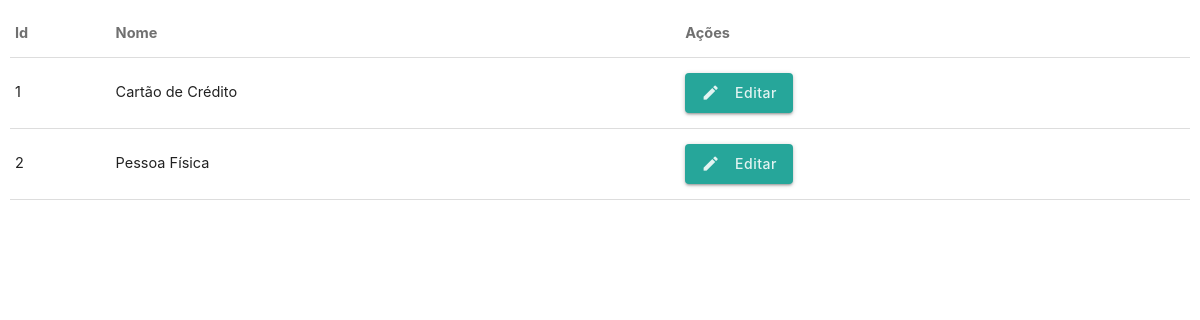
The page /categoria/ on the database as committed earlier.
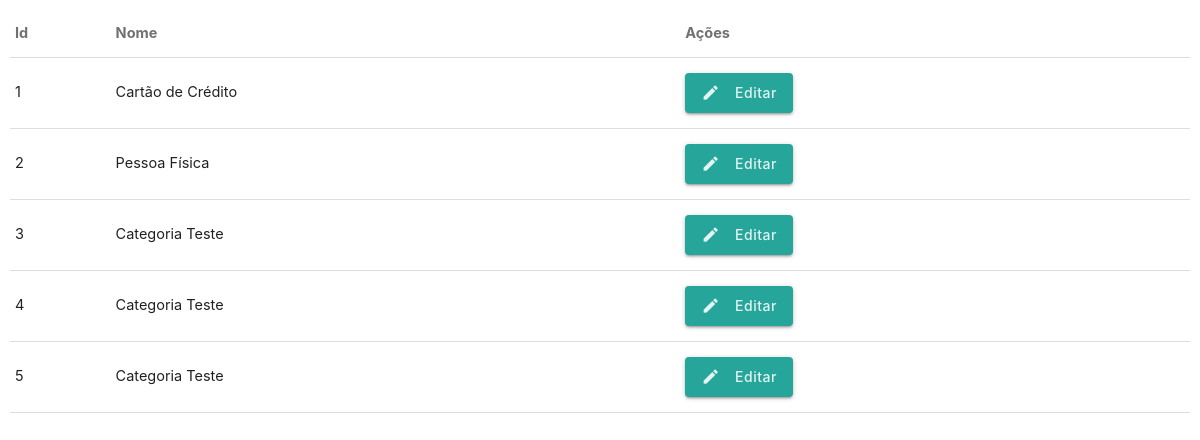
The same page on the database as committed later.
### fluxo/models.py (models this page shows, shortened)
class Categoria(models.Model):
    nome = models.CharField(max_length=150)
    class Meta:
        db_table = 'categoria'

### fluxo/views.py (the view)
# urls.py: path('categoria/', views.select_categoria),
def select_categoria(request):
    s_categoria = Categoria.objects.all()
    context = {'categorias':s_categoria}
    return render (request, './fluxo/select_categoria.html', context)

### fluxo/templates/fluxo/select_categoria.html (shortened to what this page needs)
{% extends 'body.html' %}
{% block body %}
<div class="container-fluid">
    <div class="row" style="gap: 10px; padding: 10px;">
        <div class="input-field outlined col s12 m12 l12">
            <table class="highlight responsive-table">
                <thead>
                    <tr>
                        <th>Id</th>
                        <th>Nome</th>
                        <th>Ações</th>
                    </tr>
                </thead>
                <tbody>
                    <tr>{% for s_categoria in categorias %}
                        <td>{{ s_categoria.id }}</td>
                        <td>{{ s_categoria.nome }}</td>
                        <td><a class="waves-effect waves-light btn"><i class="material-icons left">edit</i>Editar</a></td>
                    </tr>{% endfor %}
                </tbody>
            </table>
        </div>
    </div>
{% endblock body %}

### fluxo/templates/body.html (shortened to what this page needs)
{% load static %}
<!DOCTYPE html>
<html>
  <head>
    <link type="text/css" rel="stylesheet" href="{% static 'css/materialize.min.css' %}"  media="screen,projection"/>
    <link type="text/css" rel="stylesheet" href="{% static 'css/script.css' %}" media="screen,projection"/>
  </head>
  <body>
    {% block body %}{% endblock body %}
  </body>
</html>

Rows that differ between the two databases and show on the page:
added Categoria: id "3", nome "Categoria Teste"
added Categoria: id "4", nome "Categoria Teste"
added Categoria: id "5", nome "Categoria Teste"
